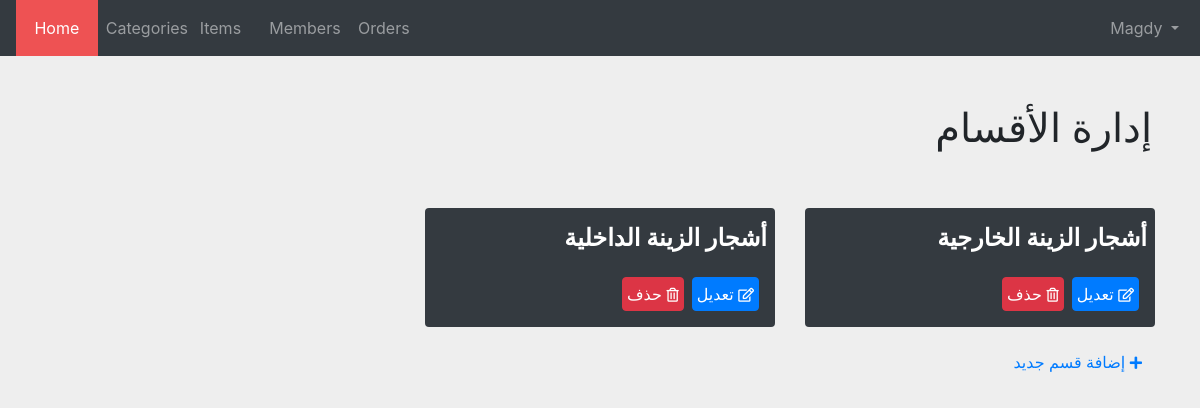
Screenshot of /admin/categories.php (signed in) with the database file from the repository.
### tables this page shows
CREATE TABLE `categories` (
  `ID` int(11) NOT NULL,
  `Name` varchar(255) NOT NULL
);

### admin/categories.php (the view, shortened to what this page needs)
<?php
    if(isset($_SESSION['userName'])){
        include 'init.php';
        $do = isset($_GET['do'])?$_GET['do']:'Manage';
        if($do == 'Manage'){
            echo '<h1 class="m-5 text-right">إدارة الأقسام</h1>';
            $stmt = $conn->prepare("SELECT * FROM categories");
            $stmt->execute();
            $cats = $stmt->fetchAll();
            ?>
    <div class="container admin-stats2">
        <div class="row flex-row-reverse">
                        <?php
                                    if(count($cats) == 0){
                                        echo "<div class='alert alert-danger w-100 text-right'>عفوا لايوجد أقسام حاليا</div>";
                                    }
                                    else{
                                        foreach($cats as $cat){
                                            echo "<div class='col-4 d-flex flex-column my-2'>";
                                            echo '<div class="p-2 pb-3 bg-dark rounded">';
                                            echo '<div>';
                                            echo '<h4 class="d-block my-2 font-weight-bold text-right text-white">'.$cat['Name'].'</h4>';
                                            echo '</div>';
                                            echo '<div class="cat-controls mt-4 d-flex flex-row-reverse">';
                                            echo '<a href="categories.php?do=Edit&catid='.$cat['ID']. '" class="p-1 mr-2 btn btn-primary p-1 text-white">تعديل <i class="far fa-edit fa-sm"></i></a>';
                                            echo '<a href="categories.php?do=Delete&catid='.$cat['ID']. '" class="p-1 mr-2 btn btn-danger p-1 text-white">حذف <i class="far fa-trash-alt fa-sm"></i></a>';
                                            echo '</div>';
                                            echo '</div>';
                                            echo "</div>";
                                        }
                                    }
                                ?>
        </div>
        <a href="?do=Add" class="btn text-primary my-2 d-block text-right">إضافة قسم جديد <i class="fa fa-plus fa-sm"></i></a>
    </div>
<?php
        }
    }else{
        header('Location: index.php');
        exit();
    }

### admin/layout/css/style.css (style rules this page uses)
*,body { padding: 0; margin: 0; box-sizing: border-box; }
body { background-color: #EEE; }

### rows the page displays
categories: Name "أشجار الزينة الخارجية"
categories: Name "أشجار الزينة الداخلية"

### other values shown
substr($_SESSION['userName'] , 0,5) "Magdy"
